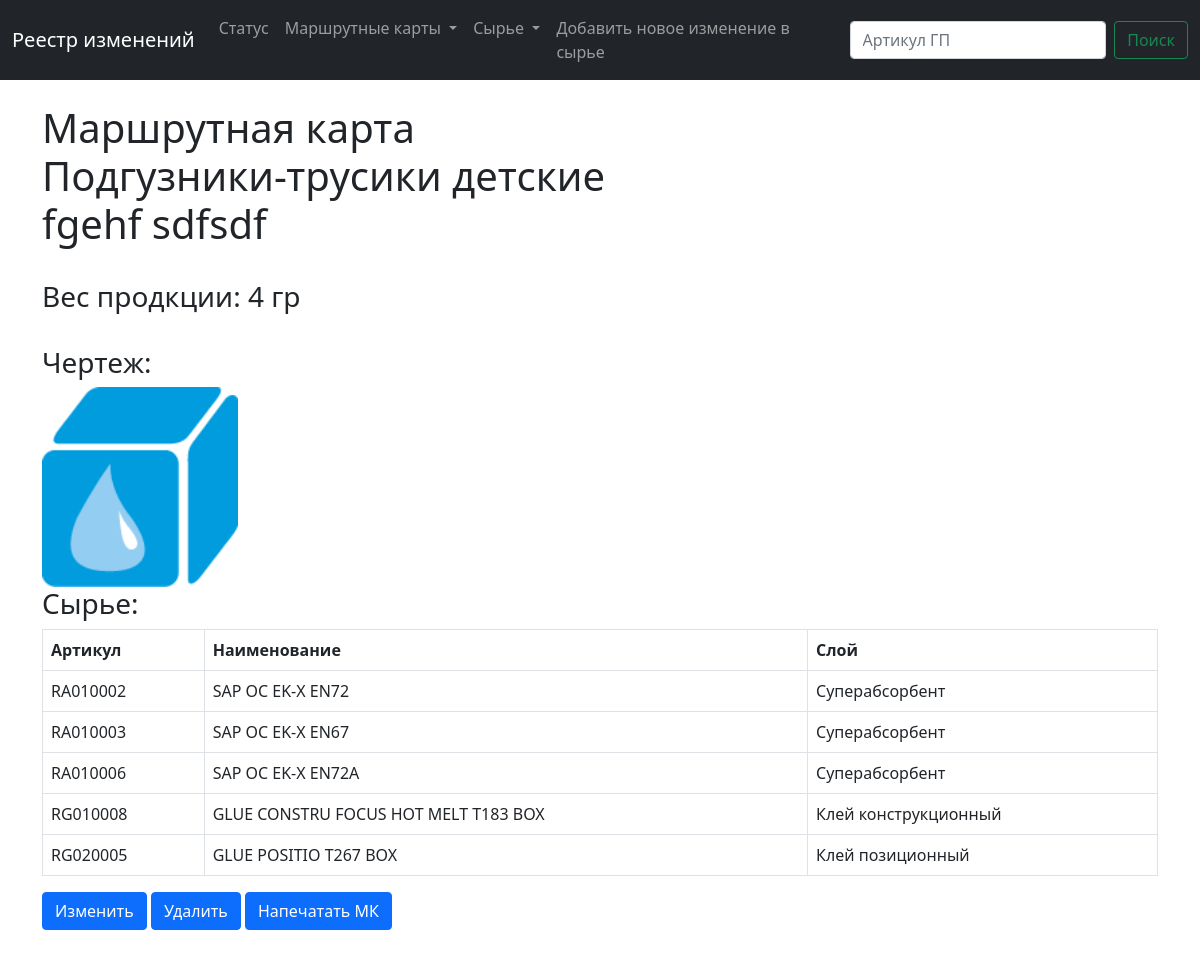
The app's page /show_sku/3 with its own data.
### main/models.py (models this page shows, shortened)
class Sku (models.Model):
    num = models.CharField(max_length=200)  # артикул готоваой продукции (ГП)
    name = models.CharField(max_length=200)  # наименование ГП
    raw = models.ManyToManyField(Raw, blank=True, null=True)  # сырье
    weight = models.IntegerField(blank=True, null=True)  # вес
    photo = models.ImageField(blank=True, null=True,
                              upload_to="images/")  # фото
    type = models.ForeignKey(ProductsTypes, blank=True, null=True, on_delete=models.CASCADE)

class ProductsTypes (models.Model):
     name = models.CharField(max_length=200)  # наименование типов выпускаемой продукции

class Raw (models.Model):
    num = models.CharField(max_length=200)  # артикул сырья
    name = models.CharField(max_length=200)  # наименование
    layer = models.CharField(max_length=200)  # навзвание слоя на русском

### main/views.py (the view)
# urls.py: path('show_sku/<sku_id>', views.show_sku, name='show_sku'),
def show_sku(request, sku_id):
    sku = Sku.objects.get(id=sku_id)
    return render(request, 'main/show_sku.html', {'sku': sku})

### main/templates/main/show_sku.html (shortened to what this page needs)
{% extends 'main/base.html' %}
{% block content%}
    <body>
        <br>
        <div class="container">
            <h1>Маршрутная карта
                <br> {{ sku.type.name}}
                <br>{{sku.num}} {{sku.name}} </h1>
            <br>
            <h3>Вес продкции: {{sku.weight}} гр</h3>
            <br>
            <h3>Чертеж: </h3>
            {%if sku.photo%}
                <img src="{{sku.photo.url}}" height="200 px" alt="">
            {%else%}
                Нет чертежа продкуции
            {%endif%}
            <br>
            <h3>Сырье:</h3>
            <table class="table table-bordered">
                <thead>
                    <tr style="font-weight:bold">
                        <td>Артикул</td>
                        <td>Наименование</td>
                        <td>Слой</td>
                    </tr>
                    {% for raw in sku.raw.all %}
                        <tr>
                            <td>{{ raw.num }}</td>
                            <td>{{ raw.name }}</td>
                            <td>{{ raw.layer }}</td>
                    {% endfor %}
                </tr>
            </thead>
        </table>
        <div class="btn-group" role="group" aria-label="Basic example">
            <a href="{% url 'update_sku' sku.id %}" type="button" class="btn btn-primary">Изменить</a>
        </div>
        <div class="btn-group" role="group" aria-label="Basic example">
            <a href="{% url 'delete_sku' sku.id %}" type="button" class="btn btn-primary">Удалить</a>
        </div>
        <div class="btn-group" role="group" aria-label="Basic example">
            <a href="{% url 'pdf_sku' sku.id %}" type="button" class="btn btn-primary">Напечатать МК</a>
        </div>
    </div>
    <br>  <br>  <br>
    </body>
    </html>
{%endblock%}

### records on screen
Sku: type.name "Подгузники-трусики детские", num "fgehf", name "sdfsdf", weight "4", photo (picture)
Raw: num "RA010002", name "SAP OC EK-X EN72", layer "Суперабсорбент"
Raw: num "RA010003", name "SAP OC EK-X EN67", layer "Суперабсорбент"
Raw: num "RA010006", name "SAP OC EK-X EN72A", layer "Суперабсорбент"
Raw: num "RG010008", name "GLUE CONSTRU FOCUS HOT MELT T183 BOX", layer "Клей конструкционный"
Raw: num "RG020005", name "GLUE POSITIO T267 BOX", layer "Клей позиционный"
